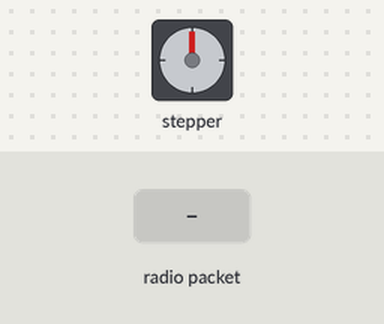
Recording of a sketch running on a simulated ESP32. Parts: stepper motor. The inputs (shaded band) are chosen by the test bench. No radio packets arrive unless stated; stepper angles assume 200 steps per turn.

Above: at 1.2 s.
1.3 s: radio packet "TAP DOWN" arrives
At 2.6 s:
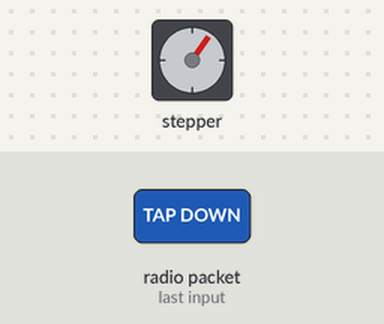
2.9 s: radio packet "TAP DOWN" arrives
At 3.9 s:
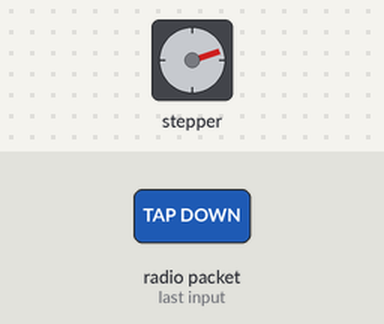
Timing chart, 0 to 5.9 s (numbered marks = the images above; inputs shaded):
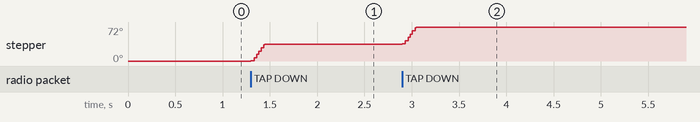

Measured:
- after the input at 1.3 s, stepper: turns 36° clockwise in 0.15 s, starting at once
- after the input at 2.9 s, stepper: turns 36° clockwise in 0.15 s, starting at once

The sketch:

codice_tapparelle.ino
```cpp
#include <SPI.h>
#include <nRF24L01.h>
#include <RF24.h>
#include <AccelStepper.h>

// NRF24L01 GPIO e address di comunicazione
#define RADIO_MISO_PIN 12
#define RADIO_MOSI_PIN 13
#define RADIO_SCK_PIN 14
#define RADIO_CSN_PIN 26
#define RADIO_CE_PIN 4

// pin per driver stepper TB6600
#define STEPPER_PUL_PIN 17
#define STEPPER_DIR_PIN 18

//posizione dove la tapparella è chiusa, da regolare ai singoli casi
#define POS_CLOSE 2000

const byte addressC[6] = "00001"; // ind centralina
const byte addressT[6] = "00002"; // ind broadcast

int TargetPos = 0; // Posizione target della tapparella, parte da aperta

RF24 radio(RADIO_CE_PIN, RADIO_CSN_PIN);
AccelStepper stepper(AccelStepper::DRIVER, STEPPER_PUL_PIN, STEPPER_DIR_PIN);

void setup() {
  Serial.begin(9600);

  // apertura dei canali radio
  SPI.begin(RADIO_SCK_PIN, RADIO_MISO_PIN, RADIO_MOSI_PIN, RADIO_CSN_PIN);
  radio.begin();
  radio.setAutoAck(false);
  radio.openWritingPipe(addressC);
  radio.openReadingPipe(1, addressT);
  radio.startListening();

  // Imposta la velocità massima e l'accelerazione dello stepper
  stepper.setMaxSpeed(1000);
  stepper.setAcceleration(2000);
}

void loop(){
    if (radio.available()){
        char data[32] = "";
        radio.read(&data, sizeof(data));
        if (String(data) == "TAP UP") {
            if (TargetPos > 0){
                TargetPos = TargetPos - 20;
                stepper.moveTo(TargetPos);
            }
        }
        else if (String(data) == "TAP DOWN") {
            if (TargetPos < POS_CLOSE){
                TargetPos = TargetPos + 20;
                stepper.moveTo(TargetPos);
            }
        }

    }
    stepper.run();
}
```
